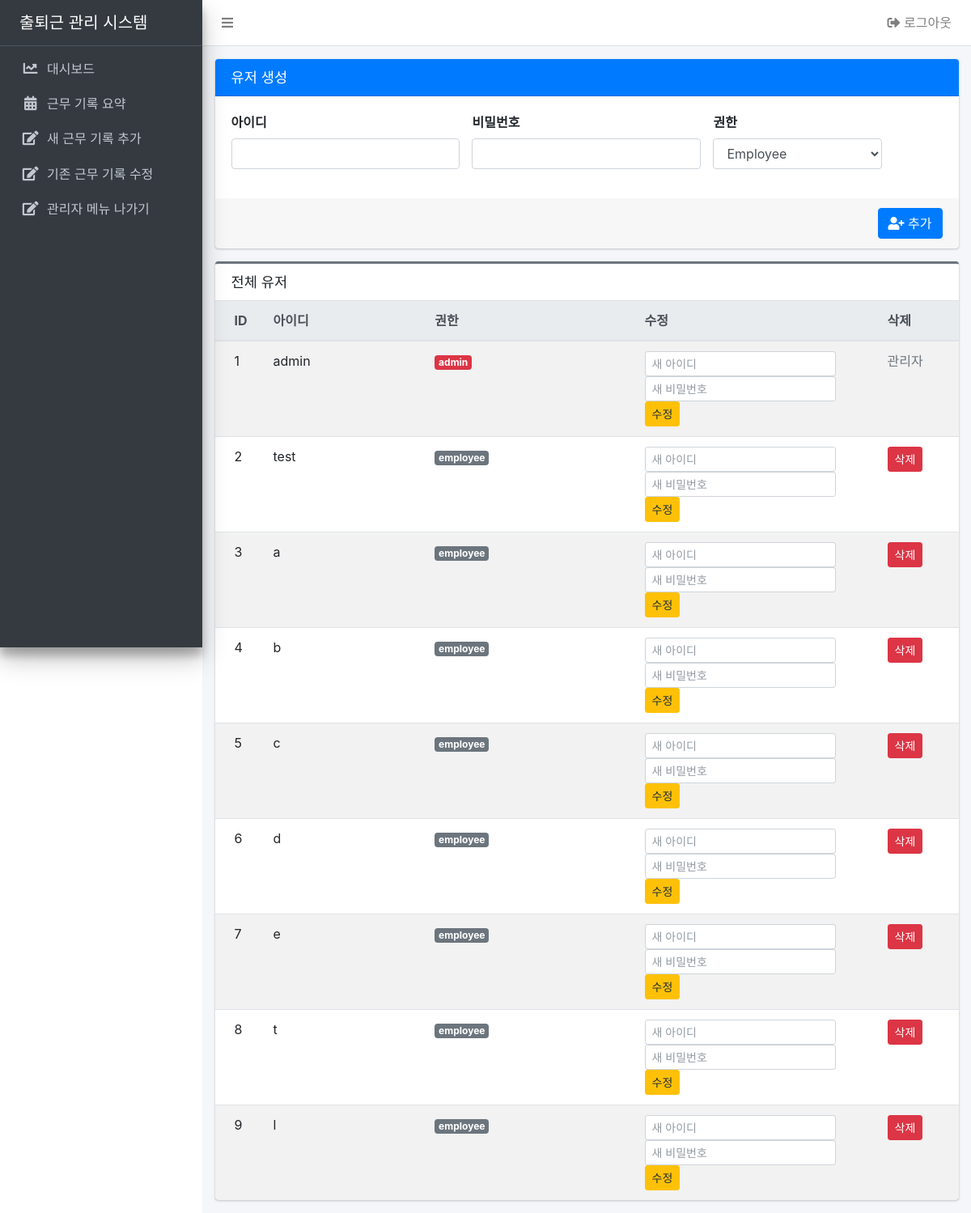
Page /admin/ (signed in) on the earlier database version.
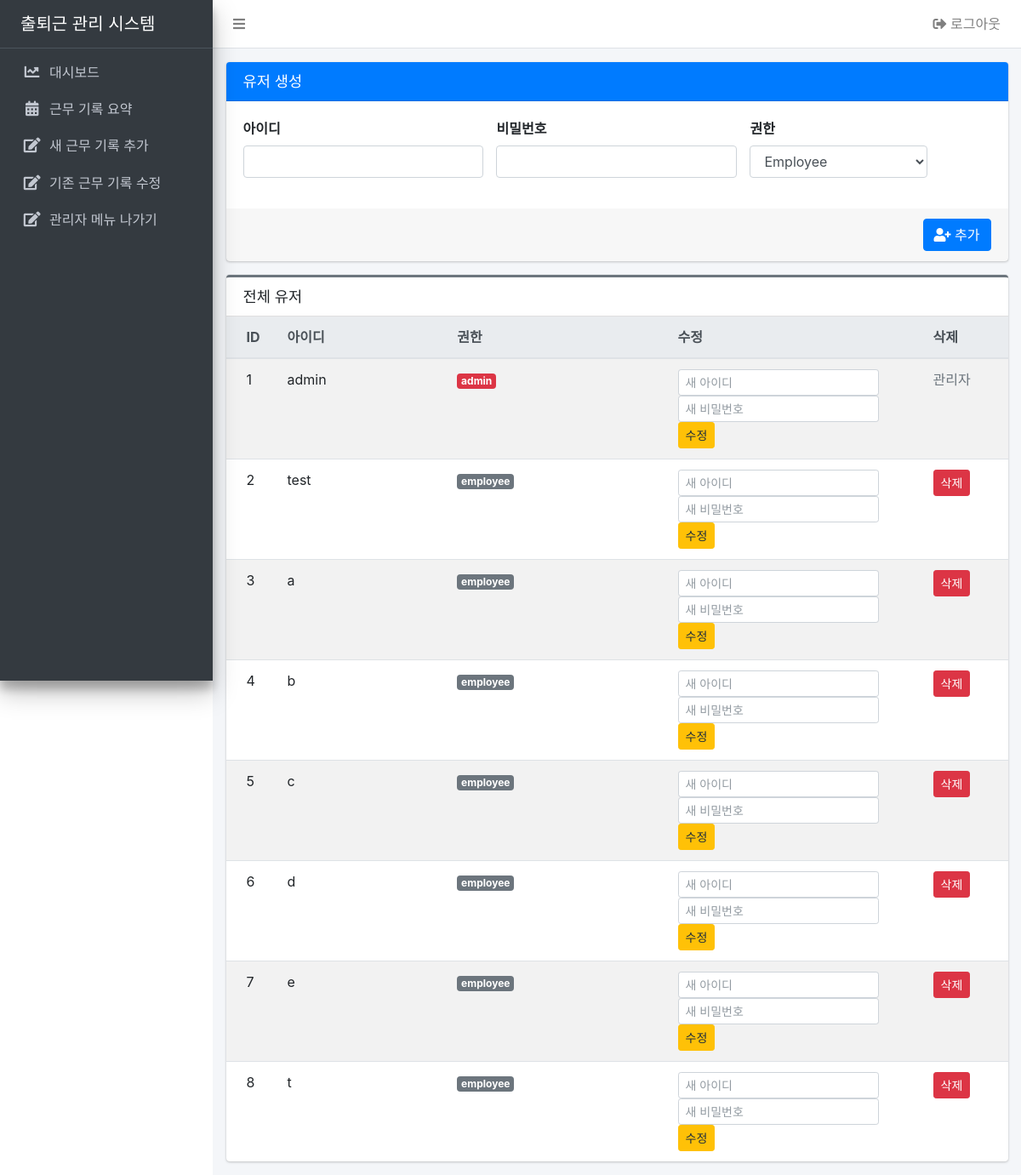
Same page on the later database version.
### app/models.py (models this page shows)
class User(UserMixin, db.Model):
    id = db.Column(db.Integer, primary_key=True)
    username = db.Column(db.String(50), unique=True, nullable=False)
    password_hash = db.Column(db.String(128), nullable=False)
    role = db.Column(db.String(10), default="employee")

### app/admin.py (the view)
@admin_bp.route("/")
@login_required
@admin_required
def dashboard():
    users = User.query.all()
    return render_template("admin_dashboard.html", users=users)

### app/models.py (called while the page is built)
@login_manager.user_loader
def load_user(user_id):
    return User.query.get(int(user_id))

### app/utils.py (called while the page is built)
def admin_required(f):
    @wraps(f)
    def decorated_function(*args, **kwargs):
        if not current_user.is_authenticated or current_user.role != "admin":
            abort(403)
        return f(*args, **kwargs)
    return decorated_function

### app/templates/admin_dashboard.html (shortened to what this page needs)
{% extends "admin_base.html" %}
{% block content %}
<div class="row">
  <div class="col-md-12">
    <div class="card card-primary">
      <div class="card-header">
        <h3 class="card-title">유저 생성</h3>
      </div>
      <form method="post" action="{{ url_for('admin.create_user') }}">
        <div class="card-body">
          <div class="row">
            <div class="col-md-4">
              <div class="form-group">
                <label>아이디</label>
                <input type="text" class="form-control" name="username" required>
              </div>
            </div>
            <div class="col-md-4">
              <div class="form-group">
                <label>비밀번호</label>
                <input type="password" class="form-control" name="password" required>
              </div>
            </div>
            <div class="col-md-3">
              <div class="form-group">
                <label>권한</label>
                <select class="form-control" name="role">
                  <option value="employee">Employee</option>
                </select>
              </div>
            </div>
          </div>
        </div>
        <div class="card-footer text-right">
          <button type="submit" class="btn btn-primary">
            <i class="fas fa-user-plus"></i> 추가
          </button>
        </div>
      </form>
    </div>
  </div>
  <div class="col-md-12">
    <div class="card card-outline card-secondary">
      <div class="card-header">
        <h3 class="card-title">전체 유저</h3>
      </div>
      <div class="card-body p-0">
        <table class="table table-striped table-hover mb-0">
          <thead class="thead-light">
            <tr>
              <th style="width: 60px">ID</th>
              <th>아이디</th>
              <th>권한</th>
              <th style="width: 300px">수정</th>
              <th style="width: 100px">삭제</th>
            </tr>
          </thead>
          <tbody>
            {% for u in users %}
            <tr>
              <td>{{ u.id }}</td>
              <td>{{ u.username }}</td>
              <td>
                <span class="badge badge-{{ 'danger' if u.role == 'admin' else 'secondary' }}">
                  {{ u.role }}
                </span>
              </td>
              <td>
                <form method="POST" action="{{ url_for('admin.update_user') }}" class="form-inline">
                  <input type="text"
                         name="username"
                         class="form-control form-control-sm mr-1"
                         placeholder="새 아이디">
                  <input type="password"
                         name="password"
                         class="form-control form-control-sm mr-1"
                         placeholder="새 비밀번호">
                  <button type="submit" class="btn btn-sm btn-warning">
                    수정
                  </button>
                </form>
              </td>
              <td>
                {% if u.role != "admin" %}
                <form method="POST"
                      action="{{ url_for('admin.delete_user', user_id=u.id) }}"
                      onsubmit="return confirm('정말 삭제하시겠습니까?');">
                  <button type="submit" class="btn btn-sm btn-danger">
                    삭제
                  </button>
                </form>
                {% else %}
                  <span class="text-muted">관리자</span>
                {% endif %}
              </td>
            </tr>
            {% endfor %}
          </tbody>
        </table>
      </div>
    </div>
  </div>
</div>
{% endblock %}

### app/templates/admin_base.html (shortened to what this page needs)
<!DOCTYPE html>
<html lang="ko">
<head>
  <link rel="stylesheet"
        href="{{ url_for('static', filename='adminlte/plugins/fontawesome-free/css/all.min.css') }}">
  <link rel="stylesheet"
        href="{{ url_for('static', filename='adminlte/css/adminlte.min.css') }}">
</head>
<body class="hold-transition sidebar-mini layout-fixed">
<div class="wrapper">
  <nav class="main-header navbar navbar-expand navbar-white navbar-light">
    <ul class="navbar-nav">
      <li class="nav-item">
        <a class="nav-link" data-widget="pushmenu" href="#"><i class="fas fa-bars"></i></a>
      </li>
    </ul>
    <ul class="navbar-nav ml-auto">
      <li class="nav-item">
        <a class="nav-link" href="{{ url_for('auth.logout') }}">
          <i class="fas fa-sign-out-alt"></i> 로그아웃
        </a>
      </li>
    </ul>
  </nav>
  <aside class="main-sidebar sidebar-dark-primary elevation-4">
    <a href="{{ url_for('admin.dashboard') }}" class="brand-link">
      <span class="brand-text font-weight-light ml-3">출퇴근 관리 시스템</span>
    </a>
    <div class="sidebar">
      <nav class="mt-2">
        <ul class="nav nav-pills nav-sidebar flex-column" role="menu">
          <li class="nav-item">
            <a href="{{ url_for('admin.dashboard') }}" class="nav-link">
              <i class="nav-icon fas fa-chart-line"></i>
              <p>대시보드</p>
            </a>
          </li>
          <li class="nav-item">
            <a href="{{ url_for('admin.work_summary') }}" class="nav-link">
              <i class="nav-icon fas fa-calendar-alt"></i>
              <p>근무 기록 요약</p>
            </a>
          </li>
          <li class="nav-item">
            <a href="{{ url_for('admin.add_worklog') }}" class="nav-link">
              <i class="nav-icon fas fa-edit"></i>
              <p>새 근무 기록 추가</p>
            </a>
          </li>
          <li class="nav-item">
            <a href="{{ url_for('admin.edit_worklog_by_query') }}" class="nav-link">
              <i class="nav-icon fas fa-edit"></i>
              <p>기존 근무 기록 수정</p>
            </a>
          </li>
          <li class="nav-item">
            <a href="{{ url_for('attendance.dashboard') }}" class="nav-link">
              <i class="nav-icon fas fa-edit"></i>
              <p>관리자 메뉴 나가기</p>
            </a>
          </li>
        </ul>
      </nav>
    </div>
  </aside>
  <div class="content-wrapper">
    <section class="content pt-3">
      <div class="container-fluid">
        {% block content %}{% endblock %}
      </div>
    </section>
  </div>
</div>
</body>
</html>

Differences in the rows shown:
removed User: id "9", username "l", role "employee"
